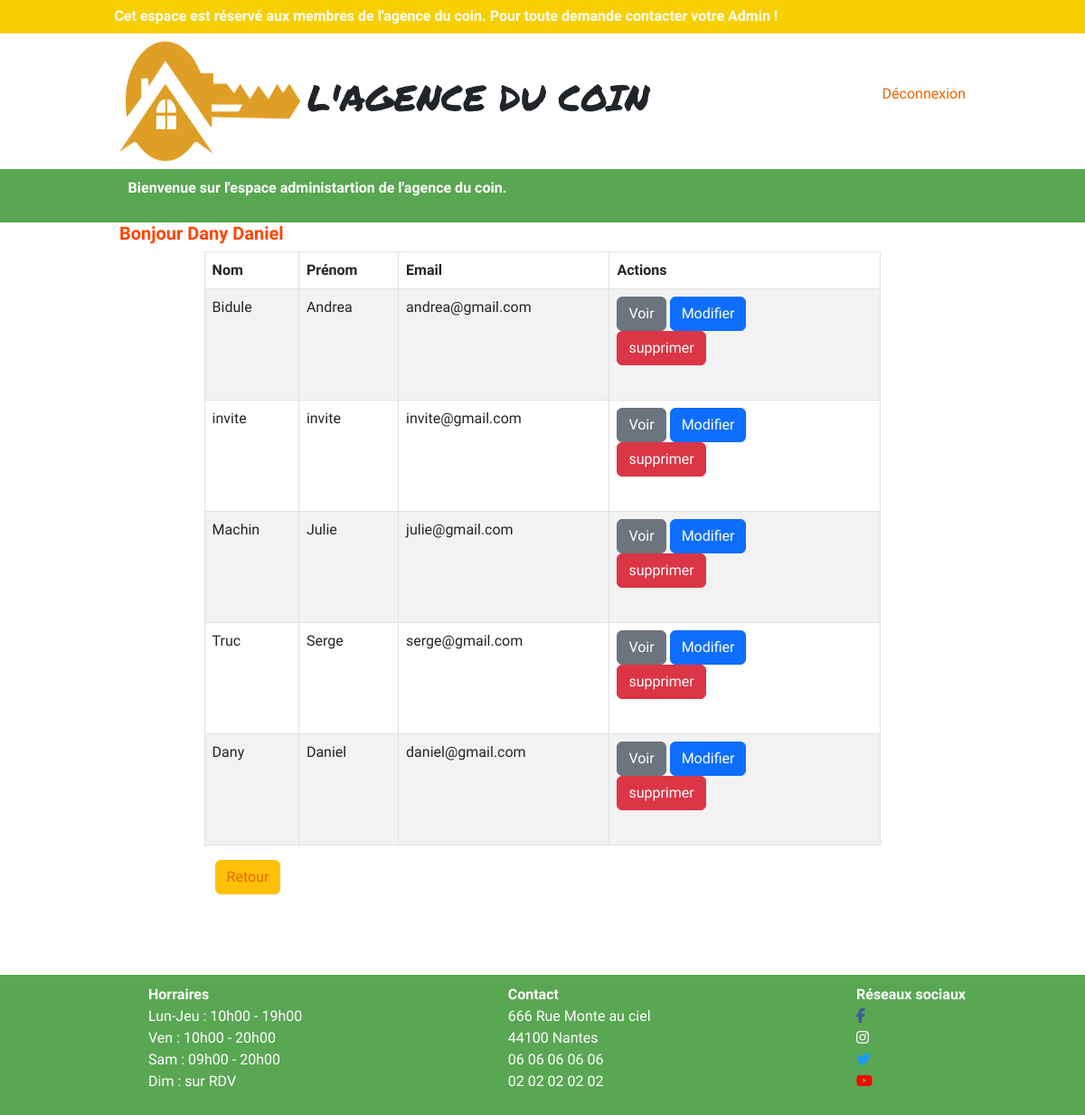
Screenshot of /BackOffice213/index.php?route=user (signed in) with the database file from the repository.
### tables this page shows
CREATE TABLE `utilisateurs` (
  `id` int(10) UNSIGNED NOT NULL,
  `date` timestamp NOT NULL DEFAULT CURRENT_TIMESTAMP ON UPDATE CURRENT_TIMESTAMP,
  `nom` varchar(40) NOT NULL,
  `prenom` varchar(40) NOT NULL,
  `login` varchar(40) NOT NULL,
  `pass` varchar(250) NOT NULL,
  `email` varchar(100) NOT NULL
);

### BackOffice213/controllers/UsersController.php (called while the page is built, shortened)
<?php
class UsersController
{
    public function displayUsers()
    {
        $model = new \Models\User();
        $users = $model->getAllUsers();
        include_once 'views/layout.phtml';
    }
}

### BackOffice213/models/Database.php (called while the page is built, shortened)
<?php
class Database
{
    protected $bdd;
    public function __construct()
    {
        $this->bdd = new \PDO('mysql:host=db.3wa.io;dbname=stefanstan_agence;charset=utf8', 'stefanstan', '948e24b6baa7e293be07f9f927dc1b8c');
    }
    protected function findAll($req, $params = [])
    {
        $query = $this->bdd->prepare($req);
        $query->execute($params);
        return $query->fetchAll();
    }
}

### BackOffice213/models/User.php (called while the page is built, shortened)
<?php
class User extends Database
{
    public function getAllUsers()
    {
        return $this->findAll("SELECT id, nom, prenom, login, email
                               FROM utilisateurs
                               ORDER BY id DESC ");
    }
}

### BackOffice213/views/users.phtml (the view, shortened to what this page needs)
<section class="container admin">
    <article class="row">
        <table class="table table-striped table-bordered">
            <thead>
                <tr>
                    <th>Nom</th>
                    <th>Prénom</th>
                    <th>Email</th>
                    <th>Actions</th>
                </tr>
            </thead>
            <tbody>
                <?php foreach ($users as $user) : ?>
                    <tr>
                        <td><?= htmlspecialchars($user['nom']) ?></td>
                        <td><?= htmlspecialchars($user['prenom']) ?></td>
                        <td><?= htmlspecialchars($user['email']) ?></td>
                        <td id="btn-articles">
                            <a class="btn btn-secondary" href="index.php?route=seeUser&id=<?= htmlspecialchars($user['id']) ?>"> Voir</a>
                            <a class="btn btn-primary" href="index.php?route=updateUser&id=<?= htmlspecialchars($user['id']) ?>"> Modifier</a>
                             <form action="index.php?route=deleteUser&id=<?= htmlspecialchars($user['id']) ?>" method="POST">
                                <input type="submit" value="supprimer" class="btn btn-danger">
                            </form>
                        </td>
                    </tr>
                <?php endforeach; ?>
            </tbody>
        </table>
    </article>
</section>
<section class="container admin">
    <article>
        <button type="button" class="btn btn-warning"><a href="index.php?route=accueil">Retour</a></button>
    </article>
</section>

### public/CSS/style.css (style rules this page uses)
:root { --couleur-primaire: #D97059; --jaune: #f8cf03; --vert: #59a653; --blanc : #FFFFFF; --rouge : #CC0000; --general-size: 16px; }
* { margin: 0; padding:0; font-size: var(--general-size); font-family: 'Athiti'; }
body,html { height:100%; }
.container { width: 80%; margin: 0 auto; }
a { color: #EE6600; text-decoration: none; font-weight: normal; }
input { border: solid 1px green; margin-bottom: 10px; padding: 16px; outline: none; border-radius: 6px; margin-bottom: 30px; }
#btn-articles { width: 300px; }

### rows the page displays
utilisateurs: nom "Bidule", prenom "Andrea", email "andrea@gmail.com"
utilisateurs: nom "invite", prenom "invite", email "invite@gmail.com"
utilisateurs: nom "Machin", prenom "Julie", email "julie@gmail.com"
utilisateurs: nom "Truc", prenom "Serge", email "serge@gmail.com"
utilisateurs: nom "Dany", prenom "Daniel", email "daniel@gmail.com"

### other values shown
$_SESSION['user']['nom'] "Dany"
$_SESSION['user']['prenom'] "Daniel"
